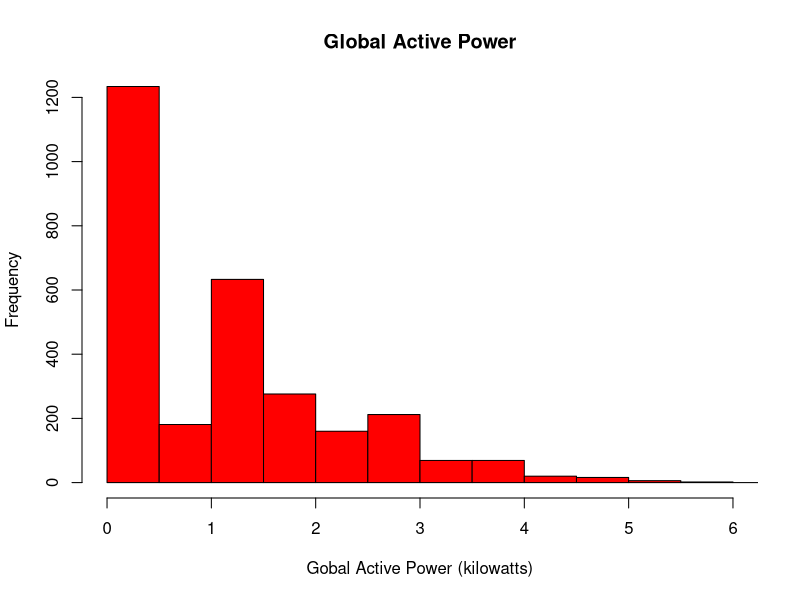

Recreate this plot in R.
selectedData <- read.table("household_power_consumption_2days.txt", header=TRUE, sep=";", colClasses=c("Date", "character", "numeric", "numeric", "numeric", "numeric", "numeric", "numeric", "numeric", "character"), na.strings="?")
selectedData$DateTime <- strptime(selectedData$DateTime, format="%Y-%m-%d %H:%M:%S")
#head(selectedData)

par(mfrow=c(1,1))
hist(selectedData$Global_active_power, xlim=c(0,6), ylim=c(0,1200), col="red", main="Global Active Power", xlab="Gobal Active Power (kilowatts)")
dev.copy(png, file = "plot1.png")
dev.off()